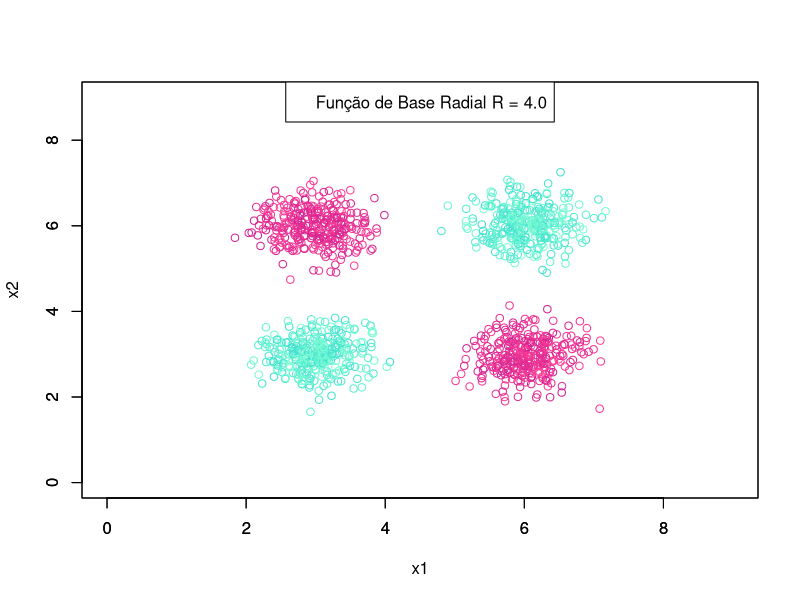
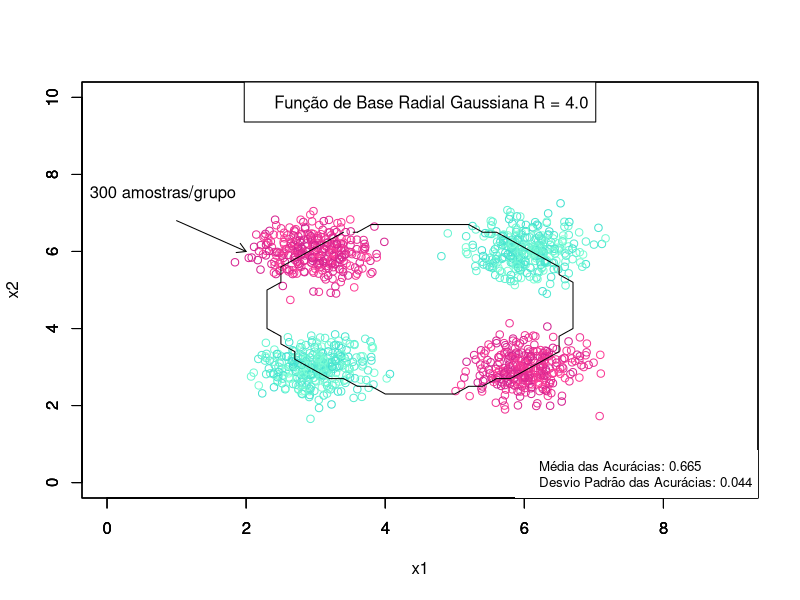

Write the R code that produced these figures, in order.
rm(list = ls())
library('corpcor')

# Função Radial de Base Gaussiana

rbf <- function(x, center, s) {
  return(exp(-0.5 * (rowSums((x - center)^2) / s^2)))
}

# Geração de Dados

set.seed(1000)
s1 <- 0.4
s2 <- 0.4
s3 <- 0.4
s4 <- 0.4
nc <- 300

xc1 <- matrix(rnorm(nc * 2), ncol = 2) * s1 + t(matrix(c(3, 3), ncol = nc, nrow = 2))
xc2 <- matrix(rnorm(nc * 2), ncol = 2) * s2 + t(matrix(c(3, 6), ncol = nc, nrow = 2))
xc3 <- matrix(rnorm(nc * 2), ncol = 2) * s3 + t(matrix(c(6, 3), ncol = nc, nrow = 2))
xc4 <- matrix(rnorm(nc * 2), ncol = 2) * s4 + t(matrix(c(6, 6), ncol = nc, nrow = 2))

x <- rbind(xc1, xc2, xc3, xc4)
d1 <- dim(xc1)[1]
d2 <- dim(xc2)[1]
d3 <- dim(xc3)[1]
d4 <- dim(xc4)[1]

corDegrade1 <- colorRampPalette(c("turquoise","aquamarine"))
corDegrade2 <- colorRampPalette(c("violetred1", "violetred"))

y <- c(rep(1, d1), rep(-1, d2), rep(-1, d3), rep(1, d4))

plot(x[which(y == 1), 1], x[which(y == 1), 2], col = corDegrade1(10), xlim = c(0, 9), ylim = c(0, 9), xlab = 'x1', ylab = 'x2')
par(new = T)
plot(x[which(y == -1), 1], x[which(y == -1), 2], col = corDegrade2(10), xlim = c(0, 9), ylim = c(0, 9), xlab = '', ylab = '')
legend('top', legend = ('Função de Base Radial R = 4.0'))

# 4 gaussianas

S <- 4.0
c1 = c(3, 3)
c2 = c(3, 6)
c3 = c(6, 3)
c4 = c(6, 6)

# Camada oculta calculada com a função rbf

h1 <- rbf(x, c1, S)
h2 <- rbf(x, c2, S)
h3 <- rbf(x, c3, S)
h4 <- rbf(x, c4, S)

H <- cbind(h1, h2, h3, h4, 1)
W <- pseudoinverse(H) %*% y

yhat <- H %*% W

# Plotando o hiperplano de separação

xgrid1 <- seq(1, 8, 0.2)
xgrid2 <- seq(1, 8, 0.2)

YHATG <- matrix(0, length(xgrid1), length(xgrid2))

i = 1
j = 1
k = 1

for (i in 1:length(xgrid1)) {
  for (j in 1:length(xgrid2)) {
    h1 <- rbf(t(as.matrix(c(xgrid1[i], xgrid2[j]))), c1, S)
    h2 <- rbf(t(as.matrix(c(xgrid1[i], xgrid2[j]))), c2, S)
    h3 <- rbf(t(as.matrix(c(xgrid1[i], xgrid2[j]))), c3, S)
    h4 <- rbf(t(as.matrix(c(xgrid1[i], xgrid2[j]))), c4, S)
    YHATG[i, j] = sign(t(as.matrix(c(h1, h2, h3, h4, 1))) %*% W)
    k = k + 1
  }
}

# Clustering

# Número de grupos em que o conjunto de dados será dividido para treinamento e teste
k <- 10

# Conjunto de teste, com 10% dos dados
test_size <- round(0.1 * nrow(x))

# Vetor de Acurácias
accuracies <- numeric(k)

# Validação Cruzada
for (fold in 1:k) {
  set.seed(fold)
  test_indices <- sample(1:nrow(x), test_size)
  train_indices <- setdiff(1:nrow(x), test_indices)
  
  x_train <- x[train_indices, ]
  y_train <- y[train_indices]
  x_test <- x[test_indices, ]
  y_test <- y[test_indices]
  
  # Treinando a rede e calculando os pesos de W
  S <- 4.0
  c1 = c(3, 3)
  c2 = c(3, 6)
  c3 = c(6, 3)
  c4 = c(6, 6)
  
  h1 <- rbf(x_train, c1, S)
  h2 <- rbf(x_train, c2, S)
  h3 <- rbf(x_train, c3, S)
  h4 <- rbf(x_train, c4, S)
  
  H <- cbind(h1, h2, h3, h4, 1)
  W <- pseudoinverse(H) %*% y_train
  
  # Fazendo previsões nos dados de teste
  h1_test <- rbf(x_test, c1, S)
  h2_test <- rbf(x_test, c2, S)
  h3_test <- rbf(x_test, c3, S)
  h4_test <- rbf(x_test, c4, S)
  
  H_test <- cbind(h1_test, h2_test, h3_test, h4_test, 1)
  Yhat_test <- sign(H_test %*% W)
  
  # Cálculo da acurácia
  # Comparamos as previsões com os dados verdadeiros para
  # Saber quais delas estão corretas
  
  accuracies[fold] <- sum(Yhat_test == y_test) / length(y_test)
}

# Calculamos a média e desvio padrão das acurácias

mean_accuracy <- mean(accuracies)
std_accuracy <- sd(accuracies)

plot(x[which(y == 1), 1], x[which(y == 1), 2], col = corDegrade1(10), xlim = c(0, 9), ylim = c(0, 10), xlab = 'x1', ylab = 'x2')
par(new = T)
plot(x[which(y == -1), 1], x[which(y == -1), 2], col = corDegrade2(10), xlim = c(0, 9), ylim = c(0, 10), xlab = '', ylab = '')
par(new = T)
contour(xgrid1, xgrid2, YHATG, levels = 0, labels = '', col = 'black',  xlim = c(0, 9), ylim = c(0, 10))
legend('bottomright', legend = c(paste("Média das Acurácias:", round(mean_accuracy, 3)),
                            paste("Desvio Padrão das Acurácias:", round(std_accuracy, 3))),
       col = c("black", "black"), lty = 0, cex = 0.8, bg = "white", box.lty = 0)
legend('top', legend = ('Função de Base Radial Gaussiana R = 4.0'))
arrows(x0 = 1.0, y0 = 6.8, x1 = 2.0, y1 = 6.0, length = 0.1);
text(x = 0.8, y = 7.5, labels = "300 amostras/grupo")

cat("Acurácia Média: ", mean_accuracy, "\n")
cat("Desvio Padrão da Acurácia: ", std_accuracy, "\n")
  
# Imprimindo no arquivo accuracies.txt
output <- cbind(paste("Simulação", 1:k), accuracies)
colnames(output) <- c("Simulação", "Acurácia")
write.table(output, file = "accuracies.txt", row.names = FALSE, col.names = TRUE)
  
# Adicionando média e desvio no final do arquivo
cat("\nMédia das Acurácias: ", mean_accuracy, "\n", file = "accuracies.txt", append = TRUE)
cat("\nDesvio Padrão das Acurácias: ", std_accuracy, "\n", file = "accuracies.txt", append = TRUE)
